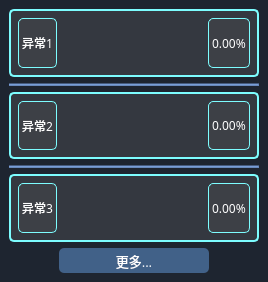
  <widget class="QDockWidget" name="dockWidget_4">
   <property name="minimumSize">
    <size>
     <width>268</width>
     <height>282</height>
    </size>
   </property>
   <property name="maximumSize">
    <size>
     <width>524287</width>
     <height>300</height>
    </size>
   </property>
   <property name="font">
    <font>
     <family>黑体</family>
    </font>
   </property>
   <property name="mouseTracking">
    <bool>true</bool>
   </property>
   <property name="autoFillBackground">
    <bool>false</bool>
   </property>
   <property name="styleSheet">
    <string notr="true">background-color:rgb(26, 29, 37);
color:rgb(255,255,255);</string>
   </property>
   <property name="windowTitle">
    <string>警报历史</string>
   </property>
   <attribute name="dockWidgetArea">
    <number>2</number>
   </attribute>
   <widget class="QWidget" name="dockWidgetContents_4">
    <property name="styleSheet">
     <string notr="true">background-color: rgb(30, 37, 48);</string>
    </property>
    <layout class="QVBoxLayout" name="verticalLayout_3">
     <item>
      <widget class="QWidget" name="widget_3" native="true">
       <property name="styleSheet">
        <string notr="true">background-color: rgba(68, 70, 74, 150);border-radius:5px;border-color: rgb(125, 253, 255);border-width:2px;border-style:solid;color:rgb(255, 255, 255);</string>
       </property>
       <layout class="QHBoxLayout" name="horizontalLayout_41">
        <item>
         <layout class="QHBoxLayout" name="horizontalLayout_7">
          <item>
           <widget class="QLabel" name="label_18">
            <property name="minimumSize">
             <size>
              <width>0</width>
              <height>30</height>
             </size>
            </property>
            <property name="maximumSize">
             <size>
              <width>16777215</width>
              <height>80</height>
             </size>
            </property>
            <property name="font">
             <font>
              <family>黑体</family>
             </font>
            </property>
            <property name="styleSheet">
             <string notr="true">border-width:1px;</string>
            </property>
            <property name="text">
             <string>异常1</string>
            </property>
           </widget>
          </item>
          <item>
           <spacer name="horizontalSpacer_8">
            <property name="orientation">
             <enum>Qt::Horizontal</enum>
            </property>
            <property name="sizeHint" stdset="0">
             <size>
              <width>40</width>
              <height>20</height>
             </size>
            </property>
           </spacer>
          </item>
          <item>
           <widget class="QLabel" name="label_19">
            <property name="font">
             <font>
              <family>黑体</family>
             </font>
            </property>
            <property name="styleSheet">
             <string notr="true">border-width:1px;</string>
            </property>
            <property name="text">
             <string>0.00%</string>
            </property>
           </widget>
          </item>
         </layout>
        </item>
       </layout>
      </widget>
     </item>
     <item>
      <widget class="Line" name="line">
       <property name="styleSheet">
        <string notr="true">background-color: rgb(105, 137, 187);</string>
       </property>
       <property name="orientation">
        <enum>Qt::Horizontal</enum>
       </property>
      </widget>
     </item>
     <item>
      <widget class="QWidget" name="widget_4" native="true">
       <property name="styleSheet">
        <string notr="true">background-color: rgba(68, 70, 74, 150);border-radius:5px;border-color: rgb(125, 253, 255);border-width:2px;border-style:solid;color:rgb(255, 255, 255);</string>
       </property>
       <layout class="QHBoxLayout" name="horizontalLayout_42">
        <item>
         <layout class="QHBoxLayout" name="horizontalLayout_10">
          <item>
           <widget class="QLabel" name="label_24">
            <property name="minimumSize">
             <size>
              <width>0</width>
              <height>30</height>
             </size>
            </property>
            <property name="maximumSize">
             <size>
              <width>16777215</width>
              <height>80</height>
             </size>
            </property>
            <property name="font">
             <font>
              <family>黑体</family>
             </font>
            </property>
            <property name="styleSheet">
             <string notr="true">border-width:1px;</string>
            </property>
            <property name="text">
             <string>异常2</string>
            </property>
           </widget>
          </item>
          <item>
           <spacer name="horizontalSpacer_11">
            <property name="orientation">
             <enum>Qt::Horizontal</enum>
            </property>
            <property name="sizeHint" stdset="0">
             <size>
              <width>40</width>
              <height>20</height>
             </size>
            </property>
           </spacer>
          </item>
          <item>
           <widget class="QLabel" name="label_25">
            <property name="font">
             <font>
              <family>黑体</family>
             </font>
            </property>
            <property name="styleSheet">
             <string notr="true">border-width:1px;</string>
            </property>
            <property name="text">
             <string>0.00%</string>
            </property>
           </widget>
          </item>
         </layout>
        </item>
       </layout>
      </widget>
     </item>
     <item>
      <widget class="Line" name="line_4">
       <property name="styleSheet">
        <string notr="true">background-color: rgb(105, 137, 187);</string>
       </property>
       <property name="orientation">
        <enum>Qt::Horizontal</enum>
       </property>
      </widget>
     </item>
     <item>
      <widget class="QWidget" name="widget_5" native="true">
       <property name="styleSheet">
        <string notr="true">background-color: rgba(68, 70, 74, 150);border-radius:5px;border-color: rgb(125, 253, 255);border-width:2px;border-style:solid;color:rgb(255, 255, 255);</string>
       </property>
       <layout class="QHBoxLayout" name="horizontalLayout_43">
        <item>
         <layout class="QHBoxLayout" name="horizontalLayout_11">
          <item>
           <widget class="QLabel" name="label_26">
            <property name="minimumSize">
             <size>
              <width>0</width>
              <height>30</height>
             </size>
            </property>
            <property name="maximumSize">
             <size>
              <width>16777215</width>
              <height>80</height>
             </size>
            </property>
            <property name="font">
             <font>
              <family>黑体</family>
             </font>
            </property>
            <property name="styleSheet">
             <string notr="true">border-width:1px;</string>
            </property>
            <property name="text">
             <string>异常3</string>
            </property>
           </widget>
          </item>
          <item>
           <spacer name="horizontalSpacer_12">
            <property name="orientation">
             <enum>Qt::Horizontal</enum>
            </property>
            <property name="sizeHint" stdset="0">
             <size>
              <width>40</width>
              <height>20</height>
             </size>
            </property>
           </spacer>
          </item>
          <item>
           <widget class="QLabel" name="label_27">
            <property name="font">
             <font>
              <family>黑体</family>
             </font>
            </property>
            <property name="styleSheet">
             <string notr="true">border-width:1px;</string>
            </property>
            <property name="text">
             <string>0.00%</string>
            </property>
           </widget>
          </item>
         </layout>
        </item>
       </layout>
      </widget>
     </item>
     <item>
      <layout class="QHBoxLayout" name="horizontalLayout_40">
       <item>
        <spacer name="horizontalSpacer_17">
         <property name="orientation">
          <enum>Qt::Horizontal</enum>
         </property>
         <property name="sizeHint" stdset="0">
          <size>
           <width>40</width>
           <height>20</height>
          </size>
         </property>
        </spacer>
       </item>
       <item>
        <widget class="QPushButton" name="pushButton">
         <property name="minimumSize">
          <size>
           <width>150</width>
           <height>25</height>
          </size>
         </property>
         <property name="maximumSize">
          <size>
           <width>150</width>
           <height>16777215</height>
          </size>
         </property>
         <property name="font">
          <font>
           <family>黑体</family>
           <pointsize>10</pointsize>
          </font>
         </property>
         <property name="styleSheet">
          <string notr="true">background-color: rgb(65, 97, 136);border-radius:5px;</string>
         </property>
         <property name="inputMethodHints">
          <set>Qt::ImhDate</set>
         </property>
         <property name="text">
          <string>更多...</string>
         </property>
        </widget>
       </item>
       <item>
        <spacer name="horizontalSpacer_28">
         <property name="orientation">
          <enum>Qt::Horizontal</enum>
         </property>
         <property name="sizeHint" stdset="0">
          <size>
           <width>40</width>
           <height>20</height>
          </size>
         </property>
        </spacer>
       </item>
      </layout>
     </item>
    </layout>
   </widget>
  </widget>
